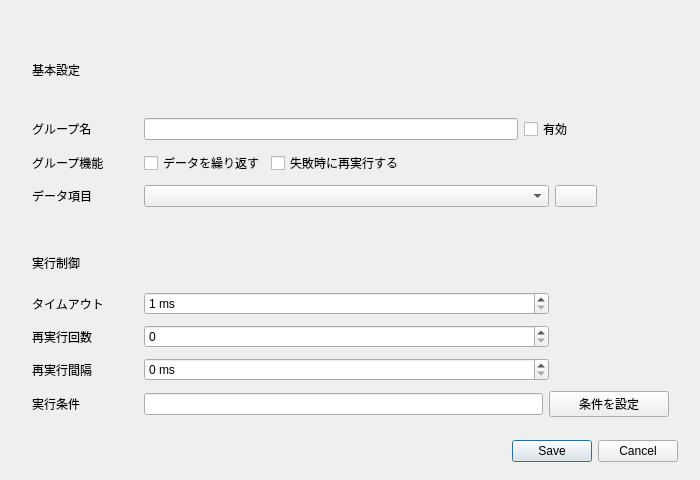
<?xml version="1.0" encoding="UTF-8"?>
<ui version="4.0">
    <class>EventGroupForm</class>
    <widget class="QDialog" name="EventGroupForm">
        <property name="minimumSize">
            <size>
                <width>700</width>
                <height>480</height>
            </size>
        </property>
        <property name="maximumSize">
            <size>
                <width>700</width>
                <height>480</height>
            </size>
        </property>
        <layout class="QVBoxLayout" name="rootLayout">
            <property name="spacing">
                <number>14</number>
            </property>
            <property name="leftMargin">
                <number>22</number>
            </property>
            <property name="topMargin">
                <number>20</number>
            </property>
            <property name="rightMargin">
                <number>22</number>
            </property>
            <property name="bottomMargin">
                <number>18</number>
            </property>
            <item>
                <widget class="QFrame" name="basicCard">
                    <property name="card" stdset="0">
                        <bool>true</bool>
                    </property>
                    <layout class="QVBoxLayout" name="basicLayout">
                        <property name="leftMargin">
                            <number>10</number>
                        </property>
                        <property name="topMargin">
                            <number>9</number>
                        </property>
                        <property name="rightMargin">
                            <number>9</number>
                        </property>
                        <property name="bottomMargin">
                            <number>9</number>
                        </property>
                        <item>
                            <widget class="QLabel" name="basicTitle">
                                <property name="cardTitle" stdset="0">
                                    <bool>true</bool>
                                </property>
                                <property name="text">
                                    <string>基本設定</string>
                                </property>
                            </widget>
                        </item>
                        <item>
                            <layout class="QFormLayout" name="basicForm">
                                <property name="labelAlignment">
                                    <set>Qt::AlignLeading|Qt::AlignLeft|Qt::AlignVCenter</set>
                                </property>
                                <property name="fieldGrowthPolicy">
                                    <enum>QFormLayout::AllNonFixedFieldsGrow</enum>
                                </property>
                                <property name="horizontalSpacing">
                                    <number>12</number>
                                </property>
                                <property name="verticalSpacing">
                                    <number>10</number>
                                </property>
                                <item row="0" column="0">
                                    <widget class="QLabel" name="nameLabel">
                                        <property name="minimumSize">
                                            <size>
                                                <width>100</width>
                                                <height>0</height>
                                            </size>
                                        </property>
                                        <property name="maximumSize">
                                            <size>
                                                <width>100</width>
                                                <height>16777215</height>
                                            </size>
                                        </property>
                                        <property name="text">
                                            <string>グループ名</string>
                                        </property>
                                    </widget>
                                </item>
                                <item row="0" column="1">
                                    <widget class="QWidget" name="nameHost">
                                        <property name="formHost" stdset="0">
                                            <bool>true</bool>
                                        </property>
                                        <layout class="QHBoxLayout" name="nameRow">
                                            <property name="leftMargin">
                                                <number>0</number>
                                            </property>
                                            <property name="topMargin">
                                                <number>0</number>
                                            </property>
                                            <property name="rightMargin">
                                                <number>0</number>
                                            </property>
                                            <property name="bottomMargin">
                                                <number>0</number>
                                            </property>
                                            <item>
                                                <widget class="QLineEdit" name="nameEdit">
                                                    <property name="minimumSize">
                                                        <size>
                                                            <width>0</width>
                                                            <height>0</height>
                                                        </size>
                                                    </property>
                                                    <property name="maximumSize">
                                                        <size>
                                                            <width>16777215</width>
                                                            <height>16777215</height>
                                                        </size>
                                                    </property>
                                                </widget>
                                            </item>
                                            <item>
                                                <widget class="QCheckBox" name="enabledCheck">
                                                    <property name="minimumSize">
                                                        <size>
                                                            <width>120</width>
                                                            <height>0</height>
                                                        </size>
                                                    </property>
                                                    <property name="maximumSize">
                                                        <size>
                                                            <width>120</width>
                                                            <height>16777215</height>
                                                        </size>
                                                    </property>
                                                    <property name="text">
                                                        <string>有効</string>
                                                    </property>
                                                </widget>
                                            </item>
                                            <item>
                                                <spacer name="nameTrailing">
                                                    <property name="orientation">
                                                        <enum>Qt::Horizontal</enum>
                                                    </property>
                                                    <property name="sizeType">
                                                        <enum>QSizePolicy::Fixed</enum>
                                                    </property>
                                                    <property name="sizeHint">
                                                        <size>
                                                            <width>25</width>
                                                            <height>20</height>
                                                        </size>
                                                    </property>
                                                </spacer>
                                            </item>
                                        </layout>
                                    </widget>
                                </item>
                                <item row="1" column="0">
                                    <widget class="QLabel" name="featureLabel">
                                        <property name="minimumSize">
                                            <size>
                                                <width>100</width>
                                                <height>0</height>
                                            </size>
                                        </property>
                                        <property name="maximumSize">
                                            <size>
                                                <width>100</width>
                                                <height>16777215</height>
                                            </size>
                                        </property>
                                        <property name="text">
                                            <string>グループ機能</string>
                                        </property>
                                    </widget>
                                </item>
                                <item row="1" column="1">
                                    <widget class="QWidget" name="featureHost">
                                        <property name="formHost" stdset="0">
                                            <bool>true</bool>
                                        </property>
                                        <layout class="QHBoxLayout" name="featureRow">
                                            <property name="leftMargin">
                                                <number>0</number>
                                            </property>
                                            <property name="topMargin">
                                                <number>0</number>
                                            </property>
                                            <property name="rightMargin">
                                                <number>0</number>
                                            </property>
                                            <property name="bottomMargin">
                                                <number>0</number>
                                            </property>
                                            <item>
                                                <widget class="QCheckBox" name="loopCheck">
                                                    <property name="text">
                                                        <string>データを繰り返す</string>
                                                    </property>
                                                </widget>
                                            </item>
                                            <item>
                                                <widget class="QCheckBox" name="retryCheck">
                                                    <property name="text">
                                                        <string>失敗時に再実行する</string>
                                                    </property>
                                                </widget>
                                            </item>
                                            <item>
                                                <spacer name="featureStretch">
                                                    <property name="orientation">
                                                        <enum>Qt::Horizontal</enum>
                                                    </property>
                                                    <property name="sizeHint">
                                                        <size>
                                                            <width>40</width>
                                                            <height>20</height>
                                                        </size>
                                                    </property>
                                                </spacer>
                                            </item>
                                        </layout>
                                    </widget>
                                </item>
                                <item row="2" column="0">
                                    <widget class="QLabel" name="dataPathLabel">
                                        <property name="minimumSize">
                                            <size>
                                                <width>100</width>
                                                <height>0</height>
                                            </size>
                                        </property>
                                        <property name="maximumSize">
                                            <size>
                                                <width>100</width>
                                                <height>16777215</height>
                                            </size>
                                        </property>
                                        <property name="text">
                                            <string>データ項目</string>
                                        </property>
                                    </widget>
                                </item>
                                <item row="2" column="1">
                                    <widget class="QWidget" name="dataPathHost">
                                        <property name="formHost" stdset="0">
                                            <bool>true</bool>
                                        </property>
                                        <layout class="QHBoxLayout" name="dataPathRow">
                                            <property name="leftMargin">
                                                <number>0</number>
                                            </property>
                                            <property name="topMargin">
                                                <number>0</number>
                                            </property>
                                            <property name="rightMargin">
                                                <number>0</number>
                                            </property>
                                            <property name="bottomMargin">
                                                <number>0</number>
                                            </property>
                                            <item>
                                                <widget class="QComboBox" name="dataPathCombo">
                                                    <property name="minimumSize">
                                                        <size>
                                                            <width>0</width>
                                                            <height>0</height>
                                                        </size>
                                                    </property>
                                                    <property name="maximumSize">
                                                        <size>
                                                            <width>16777215</width>
                                                            <height>16777215</height>
                                                        </size>
                                                    </property>
                                                </widget>
                                            </item>
                                            <item>
                                                <widget class="QPushButton" name="choosePathButton">
                                                    <property name="minimumSize">
                                                        <size>
                                                            <width>42</width>
                                                            <height>0</height>
                                                        </size>
                                                    </property>
                                                    <property name="maximumSize">
                                                        <size>
                                                            <width>42</width>
                                                            <height>16777215</height>
                                                        </size>
                                                    </property>
                                                    <property name="text">
                                                        <string />
                                                    </property>
                                                    <property name="toolTip">
                                                        <string>データ構造から選択</string>
                                                    </property>
                                                    <property name="dataReferenceButton" stdset="0">
                                                        <bool>true</bool>
                                                    </property>
                                                </widget>
                                            </item>
                                            <item>
                                                <spacer name="dataPathTrailing">
                                                    <property name="orientation">
                                                        <enum>Qt::Horizontal</enum>
                                                    </property>
                                                    <property name="sizeType">
                                                        <enum>QSizePolicy::Fixed</enum>
                                                    </property>
                                                    <property name="sizeHint">
                                                        <size>
                                                            <width>72</width>
                                                            <height>20</height>
                                                        </size>
                                                    </property>
                                                </spacer>
                                            </item>
                                        </layout>
                                    </widget>
                                </item>
                            </layout>
                        </item>
                    </layout>
                </widget>
            </item>
            <item>
                <widget class="QFrame" name="executionCard">
                    <property name="card" stdset="0">
                        <bool>true</bool>
                    </property>
                    <layout class="QVBoxLayout" name="executionLayout">
                        <property name="leftMargin">
                            <number>10</number>
                        </property>
                        <property name="topMargin">
                            <number>9</number>
                        </property>
                        <property name="rightMargin">
                            <number>9</number>
                        </property>
                        <property name="bottomMargin">
                            <number>9</number>
                        </property>
                        <item>
                            <widget class="QLabel" name="executionTitle">
                                <property name="cardTitle" stdset="0">
                                    <bool>true</bool>
                                </property>
                                <property name="text">
                                    <string>実行制御</string>
                                </property>
                            </widget>
                        </item>
                        <item>
                            <layout class="QFormLayout" name="executionForm">
                                <property name="labelAlignment">
                                    <set>Qt::AlignLeading|Qt::AlignLeft|Qt::AlignVCenter</set>
                                </property>
                                <property name="fieldGrowthPolicy">
                                    <enum>QFormLayout::AllNonFixedFieldsGrow</enum>
                                </property>
                                <property name="horizontalSpacing">
                                    <number>12</number>
                                </property>
                                <property name="verticalSpacing">
                                    <number>10</number>
                                </property>
                                <item row="0" column="0">
                                    <widget class="QLabel" name="timeoutLabel">
                                        <property name="minimumSize">
                                            <size>
                                                <width>100</width>
                                                <height>0</height>
                                            </size>
                                        </property>
                                        <property name="maximumSize">
                                            <size>
                                                <width>100</width>
                                                <height>16777215</height>
                                            </size>
                                        </property>
                                        <property name="text">
                                            <string>タイムアウト</string>
                                        </property>
                                    </widget>
                                </item>
                                <item row="0" column="1">
                                    <widget class="QWidget" name="timeoutHost">
                                        <property name="formHost" stdset="0">
                                            <bool>true</bool>
                                        </property>
                                        <layout class="QHBoxLayout" name="timeoutRow">
                                            <property name="leftMargin">
                                                <number>0</number>
                                            </property>
                                            <property name="topMargin">
                                                <number>0</number>
                                            </property>
                                            <property name="rightMargin">
                                                <number>0</number>
                                            </property>
                                            <property name="bottomMargin">
                                                <number>0</number>
                                            </property>
                                            <item>
                                                <widget class="QSpinBox" name="timeoutSpin">
                                                    <property name="minimumSize">
                                                        <size>
                                                            <width>0</width>
                                                            <height>0</height>
                                                        </size>
                                                    </property>
                                                    <property name="maximumSize">
                                                        <size>
                                                            <width>16777215</width>
                                                            <height>16777215</height>
                                                        </size>
                                                    </property>
                                                    <property name="suffix">
                                                        <string> ms</string>
                                                    </property>
                                                    <property name="minimum">
                                                        <number>1</number>
                                                    </property>
                                                    <property name="maximum">
                                                        <number>3600000</number>
                                                    </property>
                                                </widget>
                                            </item>
                                            <item>
                                                <spacer name="timeoutTrailing">
                                                    <property name="orientation">
                                                        <enum>Qt::Horizontal</enum>
                                                    </property>
                                                    <property name="sizeType">
                                                        <enum>QSizePolicy::Fixed</enum>
                                                    </property>
                                                    <property name="sizeHint">
                                                        <size>
                                                            <width>120</width>
                                                            <height>20</height>
                                                        </size>
                                                    </property>
                                                </spacer>
                                            </item>
                                        </layout>
                                    </widget>
                                </item>
                                <item row="1" column="0">
                                    <widget class="QLabel" name="retryCountLabel">
                                        <property name="minimumSize">
                                            <size>
                                                <width>100</width>
                                                <height>0</height>
                                            </size>
                                        </property>
                                        <property name="maximumSize">
                                            <size>
                                                <width>100</width>
                                                <height>16777215</height>
                                            </size>
                                        </property>
                                        <property name="text">
                                            <string>再実行回数</string>
                                        </property>
                                    </widget>
                                </item>
                                <item row="1" column="1">
                                    <widget class="QWidget" name="retryCountHost">
                                        <property name="formHost" stdset="0">
                                            <bool>true</bool>
                                        </property>
                                        <layout class="QHBoxLayout" name="retryCountRow">
                                            <property name="leftMargin">
                                                <number>0</number>
                                            </property>
                                            <property name="topMargin">
                                                <number>0</number>
                                            </property>
                                            <property name="rightMargin">
                                                <number>0</number>
                                            </property>
                                            <property name="bottomMargin">
                                                <number>0</number>
                                            </property>
                                            <item>
                                                <widget class="QSpinBox" name="retryCountSpin">
                                                    <property name="minimumSize">
                                                        <size>
                                                            <width>0</width>
                                                            <height>0</height>
                                                        </size>
                                                    </property>
                                                    <property name="maximumSize">
                                                        <size>
                                                            <width>16777215</width>
                                                            <height>16777215</height>
                                                        </size>
                                                    </property>
                                                    <property name="maximum">
                                                        <number>100</number>
                                                    </property>
                                                </widget>
                                            </item>
                                            <item>
                                                <spacer name="retryCountTrailing">
                                                    <property name="orientation">
                                                        <enum>Qt::Horizontal</enum>
                                                    </property>
                                                    <property name="sizeType">
                                                        <enum>QSizePolicy::Fixed</enum>
                                                    </property>
                                                    <property name="sizeHint">
                                                        <size>
                                                            <width>120</width>
                                                            <height>20</height>
                                                        </size>
                                                    </property>
                                                </spacer>
                                            </item>
                                        </layout>
                                    </widget>
                                </item>
                                <item row="2" column="0">
                                    <widget class="QLabel" name="retryIntervalLabel">
                                        <property name="minimumSize">
                                            <size>
                                                <width>100</width>
                                                <height>0</height>
                                            </size>
                                        </property>
                                        <property name="maximumSize">
                                            <size>
                                                <width>100</width>
                                                <height>16777215</height>
                                            </size>
                                        </property>
                                        <property name="text">
                                            <string>再実行間隔</string>
                                        </property>
                                    </widget>
                                </item>
                                <item row="2" column="1">
                                    <widget class="QWidget" name="retryIntervalHost">
                                        <property name="formHost" stdset="0">
                                            <bool>true</bool>
                                        </property>
                                        <layout class="QHBoxLayout" name="retryIntervalRow">
                                            <property name="leftMargin">
                                                <number>0</number>
                                            </property>
                                            <property name="topMargin">
                                                <number>0</number>
                                            </property>
                                            <property name="rightMargin">
                                                <number>0</number>
                                            </property>
                                            <property name="bottomMargin">
                                                <number>0</number>
                                            </property>
                                            <item>
                                                <widget class="QSpinBox" name="retryIntervalSpin">
                                                    <property name="minimumSize">
                                                        <size>
                                                            <width>0</width>
                                                            <height>0</height>
                                                        </size>
                                                    </property>
                                                    <property name="maximumSize">
                                                        <size>
                                                            <width>16777215</width>
                                                            <height>16777215</height>
                                                        </size>
                                                    </property>
                                                    <property name="suffix">
                                                        <string> ms</string>
                                                    </property>
                                                    <property name="maximum">
                                                        <number>3600000</number>
                                                    </property>
                                                </widget>
                                            </item>
                                            <item>
                                                <spacer name="retryIntervalTrailing">
                                                    <property name="orientation">
                                                        <enum>Qt::Horizontal</enum>
                                                    </property>
                                                    <property name="sizeType">
                                                        <enum>QSizePolicy::Fixed</enum>
                                                    </property>
                                                    <property name="sizeHint">
                                                        <size>
                                                            <width>120</width>
                                                            <height>20</height>
                                                        </size>
                                                    </property>
                                                </spacer>
                                            </item>
                                        </layout>
                                    </widget>
                                </item>
                                <item row="3" column="0">
                                    <widget class="QLabel" name="guardLabel">
                                        <property name="minimumSize">
                                            <size>
                                                <width>100</width>
                                                <height>0</height>
                                            </size>
                                        </property>
                                        <property name="maximumSize">
                                            <size>
                                                <width>100</width>
                                                <height>16777215</height>
                                            </size>
                                        </property>
                                        <property name="text">
                                            <string>実行条件</string>
                                        </property>
                                    </widget>
                                </item>
                                <item row="3" column="1">
                                    <widget class="QWidget" name="guardHost">
                                        <property name="formHost" stdset="0">
                                            <bool>true</bool>
                                        </property>
                                        <layout class="QHBoxLayout" name="guardRow">
                                            <property name="leftMargin">
                                                <number>0</number>
                                            </property>
                                            <property name="topMargin">
                                                <number>0</number>
                                            </property>
                                            <property name="rightMargin">
                                                <number>0</number>
                                            </property>
                                            <property name="bottomMargin">
                                                <number>0</number>
                                            </property>
                                            <item>
                                                <widget class="QLineEdit" name="guardSummaryEdit">
                                                    <property name="minimumSize">
                                                        <size>
                                                            <width>0</width>
                                                            <height>0</height>
                                                        </size>
                                                    </property>
                                                    <property name="maximumSize">
                                                        <size>
                                                            <width>16777215</width>
                                                            <height>16777215</height>
                                                        </size>
                                                    </property>
                                                    <property name="readOnly">
                                                        <bool>true</bool>
                                                    </property>
                                                </widget>
                                            </item>
                                            <item>
                                                <widget class="QPushButton" name="guardButton">
                                                    <property name="minimumSize">
                                                        <size>
                                                            <width>120</width>
                                                            <height>0</height>
                                                        </size>
                                                    </property>
                                                    <property name="maximumSize">
                                                        <size>
                                                            <width>120</width>
                                                            <height>16777215</height>
                                                        </size>
                                                    </property>
                                                    <property name="text">
                                                        <string>条件を設定</string>
                                                    </property>
                                                </widget>
                                            </item>
                                        </layout>
                                    </widget>
                                </item>
                            </layout>
                        </item>
                    </layout>
                </widget>
            </item>
            <item>
                <widget class="QDialogButtonBox" name="buttonBox">
                    <property name="standardButtons">
                        <set>QDialogButtonBox::Cancel|QDialogButtonBox::Save</set>
                    </property>
                </widget>
            </item>
        </layout>
    </widget>
    <resources />
    <connections />
</ui>
